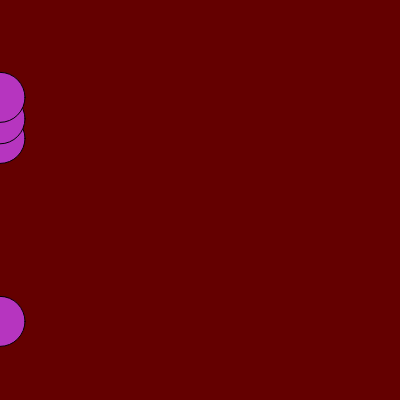
Frame 1 (no input)
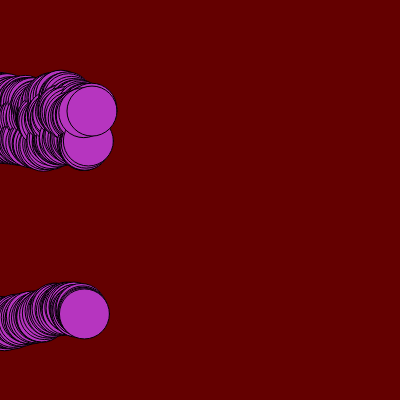
Frame 60 (no input)
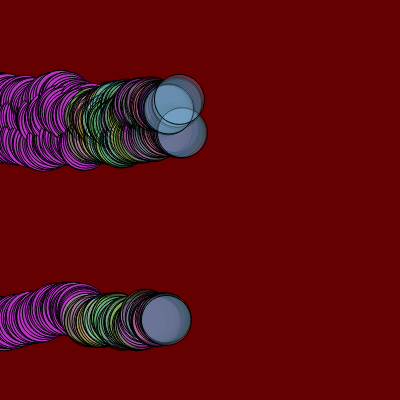
Frame 120 (the mouse pressed at the canvas centre since frame 60)

The p5.js sketch that drew these frames (run headless with seeded random() and noise() and a simulated clock; from frame 60 on, the mouse is pressed at the canvas centre):

// p5.js sketch
// ── sketch.js
let cor;
let circuloX;
let circuloY;
let contador;

function setup() {
  createCanvas(400, 400);
  background(color(100, 0, 0));
  cor = color( random(0, 255), random(0, 255), random (0, 255));
  circuloX = [0, 0, 0, 0];
              circuloY = [random(height), random(height), random(height), random(height), random(height)];
                                                            
}

function draw(){
  fill(cor);
  for (contador in circuloX) {
    circle(circuloX[contador], circuloY[contador], 50);
    circuloX[contador] += random(0, 3);
    circuloY[contador] += random(-3, 3);
    if (circuloX[contador] >= width) {
      circuloX[contador] = 0;
      circuloY[contador] = random(height);
      }
    }
  
  if (mouseIsPressed) {
    cor = color(random (0, 255), random(0, 255), random(0,255), random(0,100));
    }
  }
